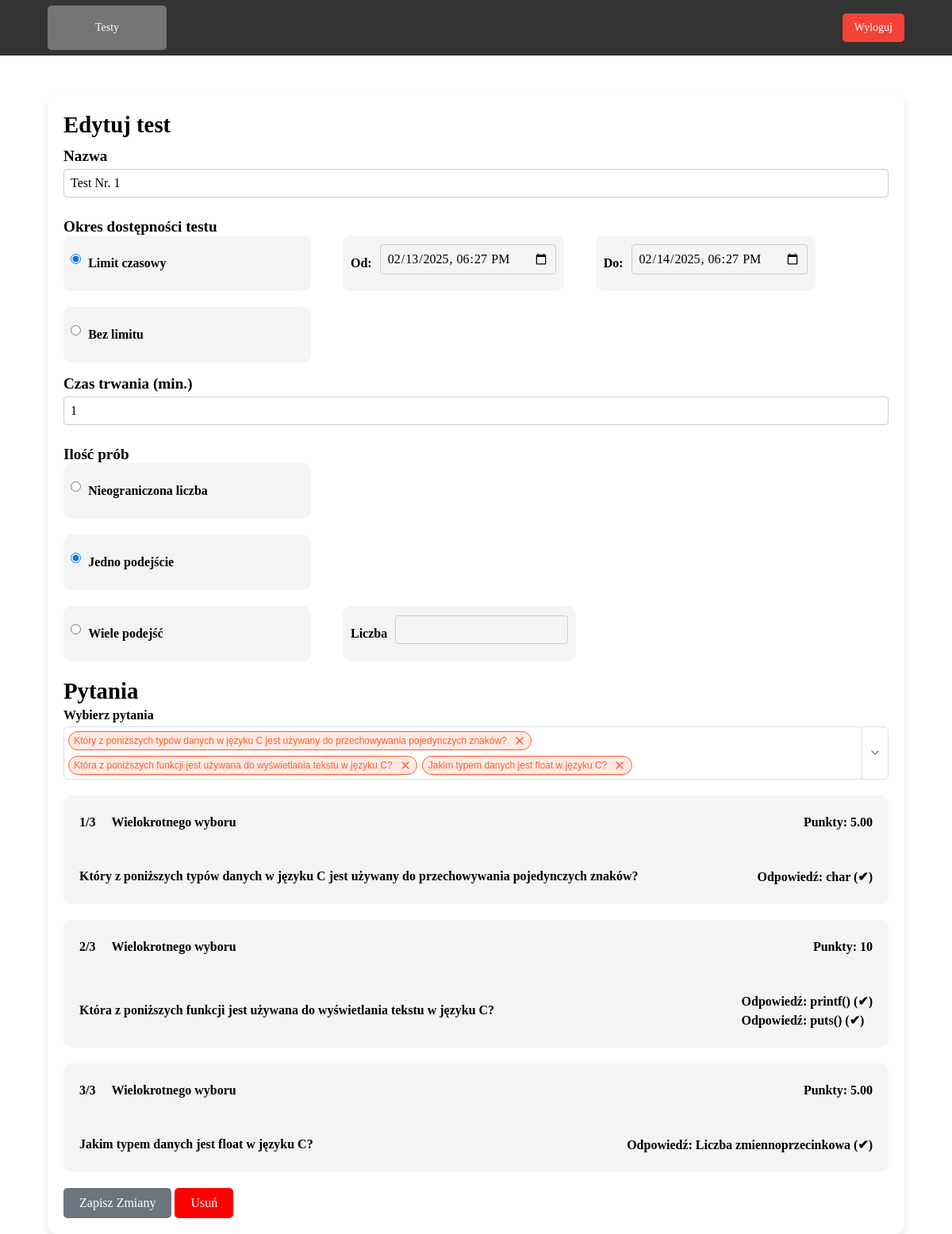
Page /teacher/edit_test.php?test_id=60 on the committed database.
### tables this page shows
CREATE TABLE `tTesty` (
  `ID` int NOT NULL,
  `nazwa` varchar(255) DEFAULT NULL,
  `data_utworzenia` timestamp NULL DEFAULT CURRENT_TIMESTAMP,
  `data_rozpoczecia` datetime DEFAULT NULL,
  `data_zakonczenia` datetime DEFAULT NULL,
  `czas_trwania` int DEFAULT NULL,
  `ilosc_prob` int DEFAULT NULL,
  `id_grupy` int DEFAULT NULL,
  `id_wykladowcy` int DEFAULT NULL,
  `id_przedmiotu` int NOT NULL,
  `id_kierunku` int NOT NULL
);

CREATE TABLE `tPytania` (
  `ID` int NOT NULL,
  `id_przedmiotu` int NOT NULL,
  `id_wykladowcy` int NOT NULL,
  `typ` varchar(255) DEFAULT NULL,
  `tresc` text NOT NULL,
  `data_stworzenia` datetime DEFAULT CURRENT_TIMESTAMP,
  `data_aktualizacji` datetime DEFAULT CURRENT_TIMESTAMP ON UPDATE CURRENT_TIMESTAMP
);

CREATE TABLE `tOdpowiedzi` (
  `ID` int NOT NULL,
  `id_pytania` int NOT NULL,
  `tresc` text NOT NULL,
  `data_stworzenia` datetime DEFAULT CURRENT_TIMESTAMP,
  `data_aktualizacji` datetime DEFAULT CURRENT_TIMESTAMP ON UPDATE CURRENT_TIMESTAMP,
  `correct` tinyint(1) NOT NULL,
  `punkty` decimal(5,2) NOT NULL DEFAULT '0.00'
);

### config/functions.php (called while the page is built, shortened)
<?php
     function getRecordById($conn, $table, $id) {
        $query = "
                    SELECT
                        *
                    FROM
                        $table
                    WHERE ID = $id";
        $result = mysqli_query($conn, $query);
        $record = mysqli_fetch_assoc($result);
        return $record;
    }
?>

### public/teacher/edit_test.php (the view, shortened to what this page needs)
<?php
    require_once('../../config/connect.php');
    require_once('../../config/functions.php');
    $testId = $_GET['test_id'];
    $testInfo = getRecordById($conn, 'tTesty', $testId);
    function getTestQuestions($conn, $id_testu){
        $query = "SELECT t.ID AS test_id,
                     tp.id_testu,
                     tp.id_pytania,
                     p.ID AS pytanie_id,
                     p.tresc AS tresc_pytania,
                     p.typ AS typ_pytania,
                     o.id_pytania,
                     o.tresc AS tresc_odpowiedzi,
                     o.correct AS czy_poprawna,
                     o.punkty AS punkty_odpowiedzi
              FROM tTesty t
              JOIN tTestPytania tp ON tp.id_testu = t.ID
              JOIN tPytania p ON tp.id_pytania = p.ID
              JOIN tOdpowiedzi o ON o.id_pytania = p.ID
              WHERE t.ID = $id_testu";;
        return mysqli_query($conn, $query);
    }
    $test_id = $_GET['test_id'];
    $testQuestions = getTestQuestions($conn, $test_id);
    $questions = [];
    while ($row = mysqli_fetch_assoc($testQuestions)) {
        $questions[$row['pytanie_id']]['tresc'] = $row['tresc_pytania'];
        $questions[$row['pytanie_id']]['typ'] = $row['typ_pytania'];
        $questions[$row['pytanie_id']]['odpowiedzi'][] = [
            'tresc' => $row['tresc_odpowiedzi'],
            'czy_poprawna' => $row['czy_poprawna'],
            'punkty' => $row['punkty_odpowiedzi']
        ];
        if ($row['czy_poprawna'] == 1) {
            $questions[$row['pytanie_id']]['suma_punktow'] = isset($questions[$row['pytanie_id']]['suma_punktow'])
                ? $questions[$row['pytanie_id']]['suma_punktow'] + $row['punkty_odpowiedzi']
                : $row['punkty_odpowiedzi'];
        }
    }
?>
<!DOCTYPE html>
<html lang="en">
<head>
    <link rel="stylesheet" href="../../assets/css/main.css">
</head>
<body>
    <header>
        <div class="header-content">
            <div class="left-header">
                <a class="nav-btn" href="tests.php">Testy</a>
            </div>
            <div class="right-header">
                <?php
                    include('../../includes/logout_modal.php');
                ?>
            </div>
        </div>
    </header>
    <main class="main">
        <div class="container">
            <h1>Edytuj test</h1>
            <form action="../../includes/teacher/save_test.php" method="POST">
                <?php $ilosc_prob = $testInfo['ilosc_prob'];  ?>
                <h4>Nazwa</h4>
                <div class="radio">
                    <div class="radio-section">
                        <input type="text" name="nazwa" value="<?php echo $testInfo['nazwa']; ?>">
                    </div>
                </div>
                <h4>Okres dostępności testu</h4>
                <div class="radio" style="margin-bottom: 15px;">
                    <div class="radio-section">
                        <div class="radio-input">
                            <input type="radio" name="limit" value="date"
                                <?php echo (!empty($testInfo['data_rozpoczecia']) && !empty($testInfo['data_zakonczenia'])) ? 'checked' : ''; ?>>
                            <label>Limit czasowy</label>
                        </div>
                        <div class="time-limited-options">
                        <div class="time-limit-input">
                            <label>Od:</label>
                            <input type="datetime-local" id="start-time" name="start-time"
                                value="<?php echo !empty($testInfo['data_rozpoczecia']) ? date('Y-m-d\TH:i', strtotime($testInfo['data_rozpoczecia'])) : ""; ?>">
                        </div>
                        <div class="time-limit-input">
                            <label>Do:</label>
                            <input type="datetime-local" id="end-time" name="end-time"
                                value="<?php echo !empty($testInfo['data_zakonczenia']) ? date('Y-m-d\TH:i', strtotime($testInfo['data_zakonczenia'])) : ""; ?>">
                        </div>
                        </div>
                    </div>
                    <div class="radio-section">
                        <div class="radio-input">
                            <input type="radio" name="limit" value="unlimited"
                                <?php echo (!empty($testInfo['data_rozpoczecia']) && !empty($testInfo['data_zakonczenia'])) ? ' ' : 'checked'; ?>    >
                            <label>Bez limitu</label>
                        </div>
                    </div>
                </div>
                <h4>Czas trwania (min.)</h4>
                <div class="radio">
                    <div class="radio-section">
                    <input type="number" name="test-time" value="<?php echo $testInfo['czas_trwania']; ?>">
                    </div>
                </div>
                <h4>Ilość prób</h4>
                <div class="radio">
                    <div class="radio-section">
                        <div class="radio-input">
                            <input type="radio" name="attempts" value="unlimited" id="attempts-unlimited"
                                <?php echo ($ilosc_prob == -1) ? 'checked' : ''; ?>>
                            <label for="attempts-unlimited">Nieograniczona liczba</label>
                        </div>
                    </div>
                    <div class="radio-section">
                        <div class="radio-input">
                            <input type="radio" name="attempts" value="one" id="attempts-one"
                                <?php echo ($ilosc_prob == 1) ? 'checked' : ''; ?>>
                            <label for="attempts-one">Jedno podejście</label>
                        </div>
                    </div>
                    <div class="radio-section">
                        <div class="radio-input">
                            <input type="radio" name="attempts" value="multiple" id="attempts-multiple"
                                <?php echo ($ilosc_prob > 1) ? 'checked' : ''; ?>>
                            <label for="attempts-multiple">Wiele podejść</label>
                        </div>
                        <div class="time-limited-options">
                            <div class="time-limit-input">
                                <label for="number-of-attempts">Liczba</label>
                                <input type="number" id="number-of-attempts" name="number-of-attempts" value="<?php echo ($testInfo['ilosc_prob'] > 1) ? $testInfo['ilosc_prob'] : ''; ?>">
                            </div>
                        </div>
                    </div>
                </div>
                <h1 style="margin-top: 20px;">Pytania</h1>
                <label>Wybierz pytania</label>
                <?php $index = 1; ?>
                <?php foreach ($questions as $pytanie_id => $pytanie): ?>
                    <div class="radio" style="margin-top: 20px;">
                        <div class="question-card">
                            <div class="question-left">
                                <div class="question-top">
                                    <div class="number">
                                        <label><?php echo $index; ?>/<?php echo count($questions); ?></label>
                                        <label><?php echo ucfirst($pytanie['typ']); ?></label>
                                    </div>
                                    <div class="points">
                                        <label>Punkty: <?php echo isset($pytanie['suma_punktow']) ? $pytanie['suma_punktow'] : 0; ?></label>
                                    </div>
                                </div>
                                <div class="question-top">
                                    <div class="question">
                                        <label><?php echo htmlspecialchars($pytanie['tresc']); ?></label>
                                    </div>
                                    <div class="answer">
                                        <?php foreach ($pytanie['odpowiedzi'] as $odpowiedz): ?>
                                            <?php if ($odpowiedz['czy_poprawna'] == 1): ?>
                                                <label>Odpowiedź: <?php echo htmlspecialchars($odpowiedz['tresc']); ?>
                                                    (<?php echo "✔"; ?>)</label>
                                            <?php endif; ?>
                                        <?php endforeach; ?>
                                    </div>
                                </div>
                            </div>
                        </div>
                    </div>
                    <?php $index++; ?>
                <?php endforeach; ?>
                <button type="submit" name="action" value="update" class="submit-btn">Zapisz Zmiany</button>
                <button type="submit" name="action" value="delete" class="submit-btn" id="delete-btn">Usuń</button>
            </form>
        </div>
    </main>
</body>
</html>

### assets/css/main.css (style rules this page uses)
* { padding: 0px; margin: 0px; border: none; }
*, *::before, *::after { box-sizing: border-box; }
a, a:link, a:visited { text-decoration: none; }
aside, nav, footer, header, section, main { display: block; }
h1, h2, h3, h4, h5, h6, p { font-size: inherit; font-weight: inherit; }
input, textarea, button, select { font-family: inherit; font-size: inherit; color: inherit; background-color: transparent; }
button, input[type=submit] { display: inline-block; box-shadow: none; background-color: transparent; background: none; cursor: pointer; }
label { cursor: pointer; }
h1 { font-size: 1.8rem; font-weight: bold; line-height: 1.2; }
h4 { font-size: 1.2rem; font-weight: bold; line-height: 1.2; margin-top: 10px; }
label { font-weight: bold; }
.container { width: 90%; padding: 20px; box-shadow: 0px 4px 8px rgba(0, 0, 0, 0.1); border-radius: 10px; }
.main { margin-top: 50px; display: flex; justify-content: center; align-items: center; }
header { height: 70px; width: 100%; background-color: #333333; display: flex; align-items: center; justify-content: center; }
.header-content { width: 90%; display: flex; justify-content: space-between; }
.right-header { display: flex; justify-content: space-between; align-items: center; gap: 15px; }
.left-header { display: flex; justify-content: space-between; align-items: center; gap: 15px; }
.nav-btn { background-color: #757575; color: white; width: 150px; padding: 20px 20px; cursor: pointer; font-size: 14px; border-radius: 5px; text-align: center; }
label { display: block; margin: 5px 0; }
input, textarea, select { width: 100%; padding: 8px; margin: 5px 0 15px 0; border: 1px solid #ccc; border-radius: 4px; }
.submit-btn { background-color: #4CAF50; color: white; border: none; padding: 10px 20px; border-radius: 4px; cursor: pointer; margin-top: 20px; }
#delete-btn { background-color: red; }
.radio { display: flex; gap: 20px; flex-direction: column; }
.radio-section { display: flex; justify-content: start; gap: 40px; }
.radio-input { display: flex; align-items: center; height: 70px; background-color: #f4f4f4; border-radius: 10px; width: 30%; }
.radio-input input { width: 10%; }
.time-limited-options { display: flex; gap: 40px; }
.time-limit-input { display: flex; align-items: center; background-color: #f4f4f4; border-radius: 10px; padding-left: 10px; padding-right: 10px; }
.time-limit-input label { margin-right: 10px; }
.question-card { display: flex; flex-direction: row; background-color: #f4f4f4; border-radius: 10px; }
.question-left { display: flex; flex-direction: column; width: 100%; }
.question-top { display: flex; align-items: center; justify-content: space-between; padding: 20px; }
.number { display: flex; gap: 20px; }
.submit-btn { background-color: #6c757d; color: white; border: none; padding: 10px 20px; font-size: 16px; border-radius: 5px; cursor: pointer; transition: background-color 0.3s ease; }

### rows in the picture
ttesty: nazwa "Test Nr. 1", data_zakonczenia "☑", start-time "02/13/2025 18:27", end-time "02/14/2025 18:27", test-time "1", ilosc_prob "☐ Nieograniczona liczba", ilosc_prob "☑ Jedno podejście", ilosc_prob "☐ Wiele podejść", count($questions) "3", tpytania.typ "Wielokrotnego wyboru", todpowiedzi.punkty "5.00", tpytania.tresc "Który z poniższych typów danych w języku C jest używany do przechowywania pojedynczych znaków?", todpowiedzi.tresc "char", todpowiedzi.tresc "printf()", todpowiedzi.tresc "puts()", tpytania.tresc "Jakim typem danych jest float w języku C?", todpowiedzi.tresc "Liczba zmiennoprzecinkowa"

### other values in the picture
count($questions) "3"
$pytanie['typ'] "Wielokrotnego wyboru"
$pytanie['suma_punktow'] "10"
$pytanie['tresc'] "Która z poniższych funkcji jest używana do wyświetlania tekstu w języku C?"
